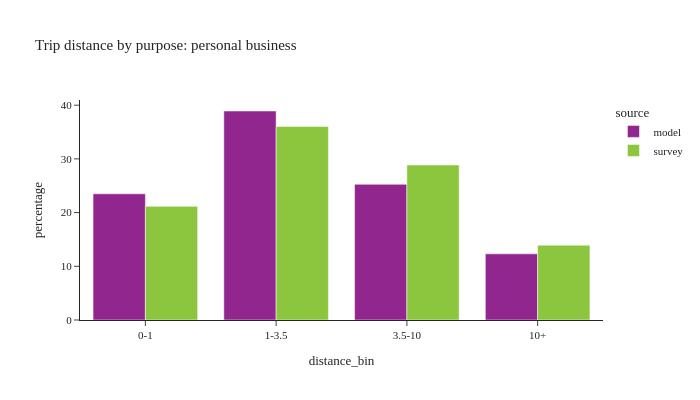

Notebook source saved alongside this figure:
### Code cell
plot_bins(trip, trip['dpurp'] == 4, 'personal business')

### Figure 1 — Plotly figure (JSON) as saved in the notebook; plotly's stock layout.template omitted (floating-point values rounded to 4 significant figures)
{"data": [{"alignmentgroup": "True", "customdata": [[251646], [413892], [270766], [133631]], "hovertemplate": "source=model<br>distance_bin=%{x}<br>percentage=%{y}<br>sample count=%{customdata[0]}<extra></extra>", "legendgroup": "model", "marker": {"color": "#91268F", "pattern": {"shape": ""}}, "name": "model", "offsetgroup": "model", "orientation": "v", "showlegend": true, "textposition": "auto", "type": "bar", "x": ["0-1", "1-3.5", "3.5-10", "10+"], "xaxis": "x", "y": [23.5, 38.92, 25.27, 12.32], "yaxis": "y"}, {"alignmentgroup": "True", "customdata": [[387], [526], [465], [229]], "hovertemplate": "source=survey<br>distance_bin=%{x}<br>percentage=%{y}<br>sample count=%{customdata[0]}<extra></extra>", "legendgroup": "survey", "marker": {"color": "#8CC63E", "pattern": {"shape": ""}}, "name": "survey", "offsetgroup": "survey", "orientation": "v", "showlegend": true, "textposition": "auto", "type": "bar", "x": ["0-1", "1-3.5", "3.5-10", "10+"], "xaxis": "x", "y": [21.16, 36.05, 28.86, 13.92], "yaxis": "y"}], "layout": {"barmode": "group", "font": {"size": 11}, "height": 400, "legend": {"title": {"text": "source"}, "tracegroupgap": 0}, "title": {"text": "Trip distance by purpose: personal business"}, "width": 700, "xaxis": {"anchor": "y", "domain": [0.0, 1.0], "title": {"text": "distance_bin"}}, "yaxis": {"anchor": "x", "domain": [0.0, 1.0], "title": {"text": "percentage"}}}}
